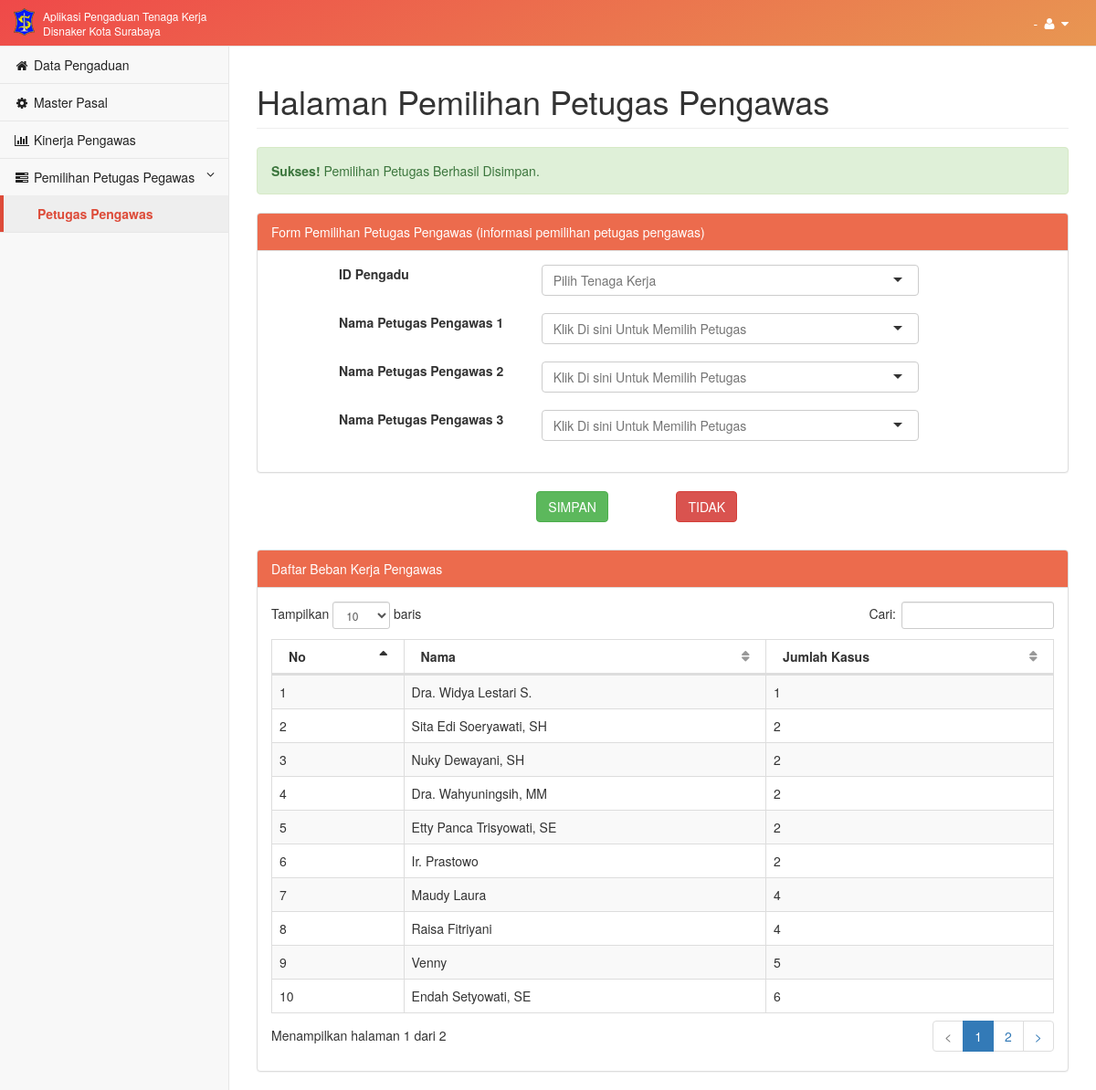
Screenshot of /main/index/pemilihan-petugas-pengawas?success with the database file from the repository.
### tables this page shows
CREATE TABLE IF NOT EXISTS `admin_pengawas` (
  `ID_ADMIN_PENGAWAS` int(11) NOT NULL AUTO_INCREMENT,
  `IDPENGGUNA` varchar(100) DEFAULT NULL,
  `ID_SPT` int(11) DEFAULT NULL,
  `ID_KARYAWAN` varchar(50) DEFAULT NULL,
  `ID_KELUHAN` int(11) DEFAULT NULL,
  PRIMARY KEY (`ID_ADMIN_PENGAWAS`),
  KEY `RELATION_201_FK` (`IDPENGGUNA`),
  KEY `RELATION_208_FK` (`ID_SPT`),
  KEY `RELATION_209_FK` (`ID_KARYAWAN`)
);

CREATE TABLE IF NOT EXISTS `karyawan` (
  `ID_KARYAWAN` varchar(50) NOT NULL,
  `ID_KABID` int(11) DEFAULT NULL,
  `NAMA_KARYAWAN` varchar(50) DEFAULT NULL,
  `ALAMAT_KARYAWAN` varchar(50) DEFAULT NULL,
  `JENIS_KELAMIN` varchar(10) DEFAULT NULL,
  `TELP_KARYAWAN` varchar(50) DEFAULT NULL,
  `PENDIDIKAN` varchar(50) DEFAULT NULL,
  `SPESIALISASI` varchar(50) DEFAULT NULL,
  `GOLONGAN` varchar(100) DEFAULT NULL,
  PRIMARY KEY (`ID_KARYAWAN`),
  KEY `RELATION_200_FK` (`ID_KABID`)
);

### application/controllers/Main.php (called while the page is built, shortened)
<?php
class Main extends CI_Controller {
	public function index($page_name = 'home')
	{
		$title= str_replace("-"," ",$page_name);
		$id_tk=$this->input->get('id');
		if($page_name=='edit-pengadu'){
			$this->load->model('m_main');
			$data=array(
			'data_perseorangan' => $this->m_main->getUserPerseoranganInfo($id_tk),
			'title' => ucwords($title),
			'page_name' => $page_name
			);
		}
		elseif($page_name=='pemilihan-petugas-pengawas'){
			$this->load->model('m_main');
			$data=array(
			'data_keluhan_tk' => $this->m_main->getDataKeluhanTK(),
			'data_karyawan' => $this->m_main->getDataEmployee(),
			'data_beban_kerja' => $this->m_main->getDataWorkload(),
			'title' => ucwords($title),
			'page_name' => $page_name
			);
		}
		$this->load->view('default/header',$data);
		$this->load->view('pages/'.$page_name,$data);
		$this->load->view('default/footer',$data);
	}
}

### index.php (called while the page is built, shortened)
<?php
require_once BASEPATH.'core/CodeIgniter.php';

### application/models/M_main.php (called while the page is built, shortened)
<?php
class M_main extends CI_Model{
	function getDataEmployee(){
		$this -> db -> select('k.ID_KARYAWAN, K.NAMA_KARYAWAN, k.TELP_KARYAWAN, p.IDPENGGUNA');
		$this -> db -> from('karyawan k');
		$this -> db -> join('kepala_bidang kb','kb.ID_KABID=k.ID_KABID');
		$this -> db -> join('pengguna p','p.IDPENGGUNA=kb.IDPENGGUNA');
		$this -> db -> order_by("k.NAMA_KARYAWAN ASC");
		$q = $this -> db -> get();
		return $q->result();
	}
	function getDataKeluhanTK(){
		$this -> db -> select('jk.*, tk.*, kt.*,ks.*');
		$this -> db -> from('tenaga_kerja tk');
		$this -> db -> join('jenis_keluhan jk','jk.ID_TK=tk.ID_TK');
		$this -> db -> join('keluhan_tk kt','kt.ID_KELUHAN_TK=jk.ID_KELUHAN_TK','left outer');
		$this -> db -> join('keluhan_serikat ks','ks.ID_KELUHAN_SERIKAT=jk.ID_KELUHAN_SERIKAT','left outer');
		$this -> db -> order_by("jk.ID_JENIS_KELUHAN DESC");
		$this -> db -> where('jk.STATUS_PENYELESAIAN', 10);
		$q = $this -> db -> get();
		return $q->result();
	}
	function getDataWorkload(){
		$this->db->select("count(*) as jumlah, ap.*,jk.*,k.*");
		$this->db->from("admin_pengawas ap");
		$this->db->join("jenis_keluhan jk","ap.id_keluhan = jk.id_jenis_keluhan");
		$this->db->join("kepala_bidang kb","ap.idpengguna = kb.idpengguna");
		$this->db->join("karyawan k","kb.id_kabid = k.id_kabid");
		$this->db->where("jk.status_penyelesaian < 100");
		$this->db->group_by("ap.idpengguna");
		$this->db->order_by("jumlah ASC");
		$q = $this->db->get();
		return $q->result();
	}
}

### application/views/pages/pemilihan-petugas-pengawas.php (the view, shortened to what this page needs)
<link href="<?php echo base_url('assets/css/selectize.bootstrap3.css') ?>" rel="stylesheet">
<div id="wrapper">
        <nav class="navbar navbar-default navbar-static-top" role="navigation" style="margin-bottom: 0;background: linear-gradient(154deg,#ef4949 0,#e89752 100%);">
            <div class="navbar-header">
                <a class="navbar-brand putih" href="javascript:void(0)" style="padding-top: 7px;"><img class="pull-left" style="padding-top: 2px;" src="<?php echo base_url('assets/img/logo-01_xsmall.png') ?>" style="height:30px"/><span class="pull-left putih" style="font-family:'Helvetica Neue', Helvetica, Arial, sans-serif;font-size:12px;line-height:1.3;width:225px;padding-left:9px;padding-top:3px;">Aplikasi Pengaduan Tenaga Kerja Disnaker Kota Surabaya</span></a>
            </div>
            <ul class="nav navbar-top-links navbar-right">
                <li class="dropdown">
                    <a class="dropdown-toggle putih" data-toggle="dropdown" href="#">
                        <?php echo $_SESSION['role'] ?> - <?php echo $_SESSION['nama_user'] ?>
                        <i class="fa fa-user fa-fw"></i> <i class="fa fa-caret-down"></i>
                    </a>
                </li>
            </ul>
            <div class="navbar-default sidebar" role="navigation">
                <div class="sidebar-nav navbar-collapse">
                    <ul class="nav" id="side-menu">
                        <li>
                            <a href="<?php echo site_url('main/index/data-pengaduan') ?>" class="hitam"><i class="fa fa-home fa-fw"></i> Data Pengaduan</a>
                        </li>
                        <li>
                            <a href="<?php echo site_url('main/index/master-pasal') ?>" class="hitam"><i class="fa fa-cog fa-fw"></i> Master Pasal</a>
                        </li>
                        <li>
                            <a href="<?php echo site_url('main/index/kinerja-pengawas') ?>" class="hitam"><i class="fa fa-bar-chart-o fa-fw"></i> Kinerja Pengawas</a>
                        </li>
                        <li class="active">
                            <a href="#" class="hitam"><i class="fa fa-tasks fa-fw"></i> Pemilihan Petugas Pegawas<span class="fa arrow"></span></a>
                            <ul class="nav nav-second-level collapse in" aria-expanded="true">
                                <li>
                                    <a class="aktif">Petugas Pengawas</a>
                                </li>
                            </ul>
                        </li>
                    </ul>
                </div>
            </div>
        </nav>
        <div id="page-wrapper">
            <div class="row">
                <div class="col-lg-12">
                    <h1 class="page-header">Halaman Pemilihan Petugas Pengawas</h1>
                </div>
            </div>
            <div class="row">
                <div class="col-lg-12">
                <?php if(isset($_GET['success'])){
                        echo '<div class="alert alert-success"><strong>Sukses!</strong> Pemilihan Petugas Berhasil Disimpan.</div>';
                    }
                    elseif (isset($_GET['failed'])) {
                         echo '<div class="alert alert-danger"><strong>Gagal!</strong> Pemilihan Petugas Gagal Disimpan.</div>';
                     } ?>
                    <div class="panel panel-default">
                        <div class="panel-heading" style="color: #fff;background-color: #ec6b4d;">
                            Form Pemilihan Petugas Pengawas (informasi pemilihan petugas pengawas)
                        </div>
                        <div class="panel-body">
                        <form id="form_pemilihan_petugas_pengawas" method="POST" action="<?php echo site_url('pengaduan/pemilihan_petugas') ?>">
                            <div class="form-group">
                                <div class="row">
                                    <div class="col-sm-1">&nbsp;</div>
                                    <div class="col-sm-3">
                                        <label for="id">ID Pengadu</label>
                                    </div>
                                    <div class="col-sm-6">
                                    </div>
                                </div>
                            </div>
                            <div class="form-group">
                                <div class="row">
                                    <div class="col-sm-1">&nbsp;</div>
                                    <div class="col-sm-3">
                                        <label for="id_petugas_1">Nama Petugas Pengawas 1</label>
                                    </div>
                                    <div class="col-sm-6">
                                    </div>
                                </div>
                            </div>
                            <div class="form-group">
                                <div class="row">
                                    <div class="col-sm-1">&nbsp;</div>
                                    <div class="col-sm-3">
                                        <label for="id_petugas_2">Nama Petugas Pengawas 2</label>
                                    </div>
                                    <div class="col-sm-6">
                                    </div>
                                </div>
                            </div>
                            <div class="form-group">
                                <div class="row">
                                    <div class="col-sm-1">&nbsp;</div>
                                    <div class="col-sm-3">
                                        <label for="id_petugas_3">Nama Petugas Pengawas 3</label>
                                    </div>
                                    <div class="col-sm-6">
                                    </div>
                                </div>
                            </div>
                        </div>
                    </div>
                    <div class="form-group">
                        <div class="row">
                            <div class="col-sm-4"></div>
                            <div class="col-sm-2 form-group"><input type="submit" class="btn btn-md btn-success" value="SIMPAN" /></div>
                            <div class="col-sm-2 form-group"><button class="btn btn-md btn-danger">TIDAK</button></div>
                        </div>
                    </div>
                </div>
            </div>
            <div class="row">
                <div class="col-lg-12">
                    <div class="panel panel-default">
                        <div class="panel-heading" style="color: #fff;background-color: #ec6b4d;">
                            Daftar Beban Kerja Pengawas
                        </div>
                        <div class="panel-body">
                            <table width="100%" class="table table-striped table-bordered table-hover" id="dataTables-example">
                                <thead>
                                    <tr>
                                        <th >No</th>
                                        <th >Nama</th>
                                        <th >Jumlah Kasus</th>
                                    </tr>
                                </thead>
                                <tbody>
                                    <?php $count=1; foreach ($data_beban_kerja as $key) { ?>
                                        <tr>
                                            <td><?php echo $count++; ?></td>
                                            <td><?php echo $key->NAMA_KARYAWAN; ?></td>
                                            <td><?php echo $key->jumlah; ?></td>
                                        </tr>
                                    <?php } ?>
                                </tbody>
                            </table>
                        </div>
                    </div>
                </div>
            </div>
        </div>
    </div>

### assets/css/metisMenu/metisMenu.css (style rules this page uses)
.arrow { float: right; line-height: 1.42857; }
.fa.arrow:before { content: "\f104"; }
.active > a > .fa.arrow:before { content: "\f107"; }

### assets/css/sb-admin-2.css (style rules this page uses)
body { background-color: #f8f8f8; }
#wrapper { width: 100%; }
#page-wrapper { padding: 0 15px; min-height: 568px; background-color: white; }
@media (min-width: 768px) { #page-wrapper { position: inherit; margin: 0 0 0 250px; padding: 0 30px; border-left: 1px solid #e7e7e7; } }
.navbar-top-links { margin-right: 0; }
.navbar-top-links li { display: inline-block; }
.navbar-top-links li:last-child { margin-right: 15px; }
.navbar-top-links li a { padding: 15px; min-height: 50px; }
.sidebar .sidebar-nav.navbar-collapse { padding-left: 0; padding-right: 0; }
.sidebar ul li { border-bottom: 1px solid #e7e7e7; }
.sidebar .arrow { float: right; }
.sidebar .fa.arrow:before { content: "\f104"; }
.sidebar .active > a > .fa.arrow:before { content: "\f107"; }
.sidebar .nav-second-level li, .sidebar .nav-third-level li { border-bottom: none !important; }
.sidebar .nav-second-level li a { padding-left: 37px; }
@media (min-width: 768px) { .sidebar { z-index: 1; position: absolute; width: 250px; margin-top: 51px; } }
table.dataTable thead .sorting, table.dataTable thead .sorting_asc, table.dataTable thead .sorting_desc, table.dataTable thead .sorting_asc_disabled, table.dataTable thead .sorting_desc_disabled { background: transparent; }
table.dataTable thead .sorting_asc:after { content: "\f0de"; float: right; font-family: fontawesome; }
table.dataTable thead .sorting:after { content: "\f0dc"; float: right; font-family: fontawesome; color: rgba(50, 50, 50, 0.5); }

### assets/css/app.css (style rules this page uses)
.putih { color:#fff; }
.hitam { color:#222; }
.aktif { color:#dd4b39; border-left-width: 4px; border-left-style: solid; border-left-color: #dd4b39; font-weight:bold; background-color: #eeeeee; }

### rows the page displays
admin_pengawas: ID_KARYAWAN.NAMA_KARYAWAN "Dra. Widya Lestari S.", jumlah "1"
admin_pengawas: ID_KARYAWAN.NAMA_KARYAWAN "Sita Edi Soeryawati, SH", jumlah "2"
admin_pengawas: ID_KARYAWAN.NAMA_KARYAWAN "Nuky Dewayani, SH", jumlah "2"
admin_pengawas: ID_KARYAWAN.NAMA_KARYAWAN "Dra. Wahyuningsih, MM", jumlah "2"
admin_pengawas: ID_KARYAWAN.NAMA_KARYAWAN "Etty Panca Trisyowati, SE", jumlah "2"
admin_pengawas: ID_KARYAWAN.NAMA_KARYAWAN "Ir. Prastowo", jumlah "2"
admin_pengawas: ID_KARYAWAN.NAMA_KARYAWAN "Maudy Laura", jumlah "4"
admin_pengawas: ID_KARYAWAN.NAMA_KARYAWAN "Raisa Fitriyani", jumlah "4"
admin_pengawas: ID_KARYAWAN.NAMA_KARYAWAN "Venny", jumlah "5"
admin_pengawas: ID_KARYAWAN.NAMA_KARYAWAN "Endah Setyowati, SE", jumlah "6"
